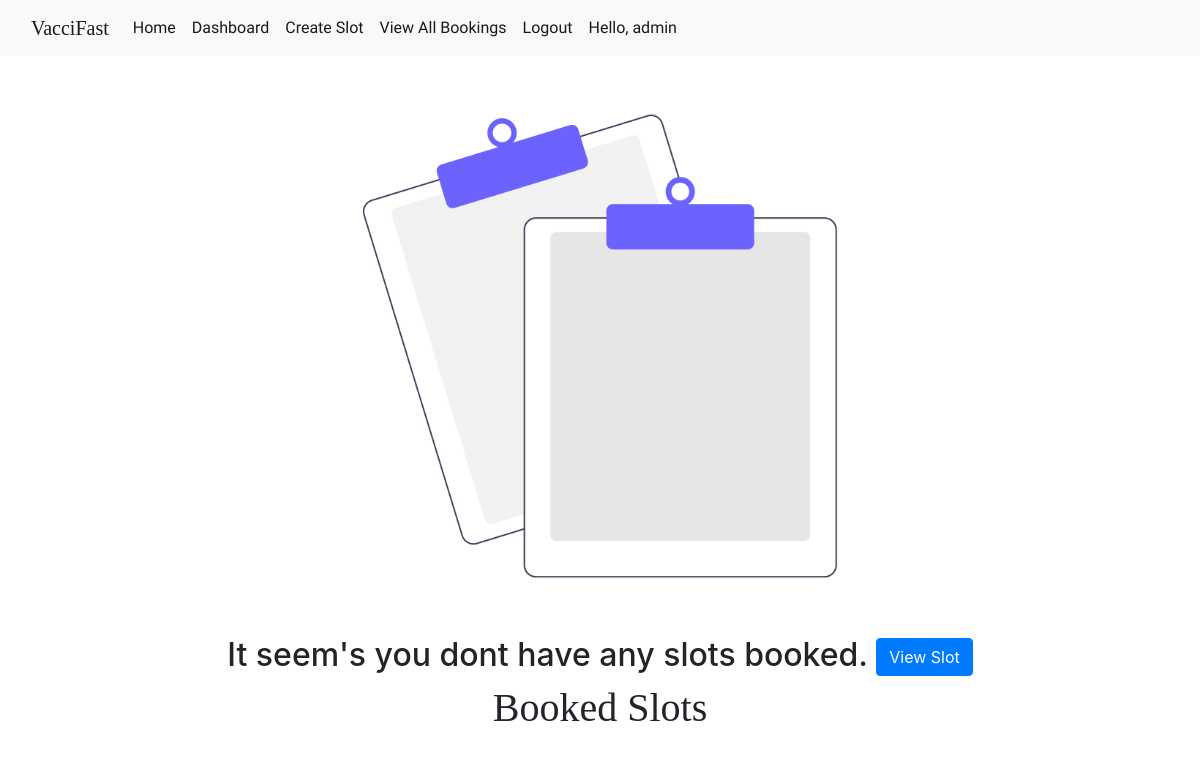
The page /bookedSlot (signed in) on the database as committed earlier.
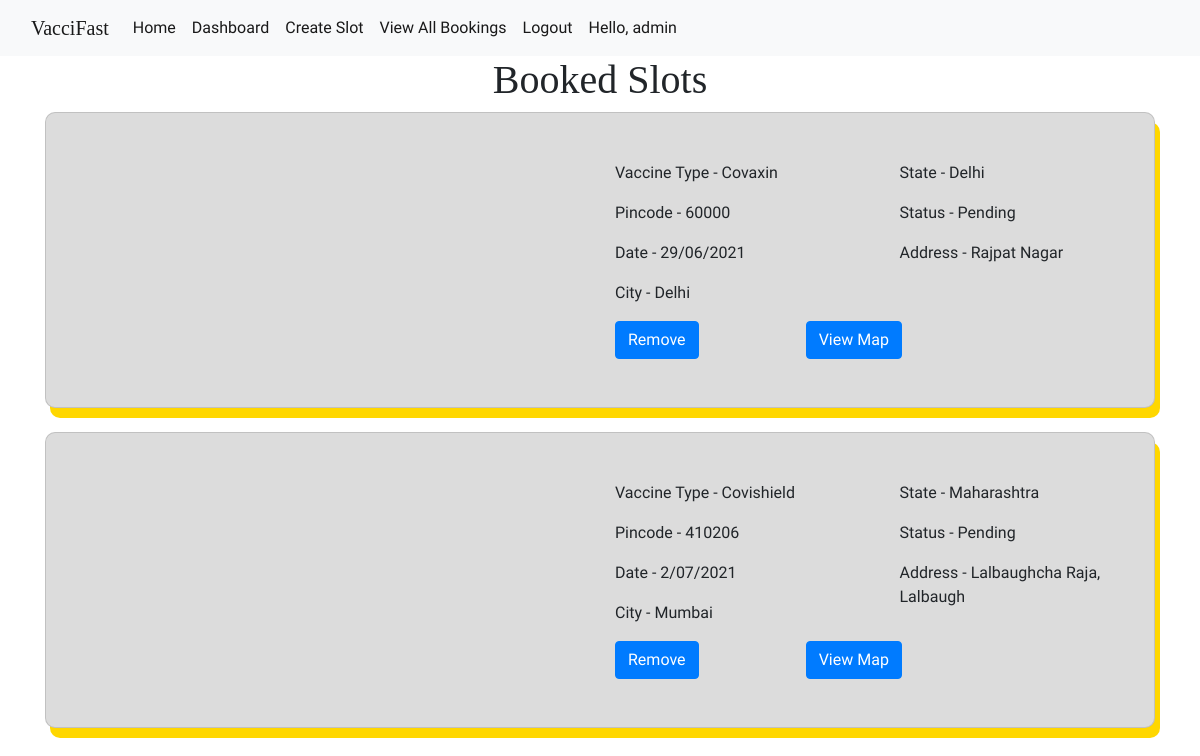
The same page on the database as committed later.
### vacciapp/models.py (models this page shows, shortened)
class Booking(models.Model):
    user = models.ForeignKey(User,on_delete=models.CASCADE)
    customer = models.ForeignKey(Customer, null=True, on_delete=models.SET_NULL)
    slot = models.ForeignKey(Slot, null=True, on_delete=models.SET_NULL)
    date_booked = models.DateTimeField(auto_now_add=True,null=True)

class Slot(models.Model):
    vtype = models.CharField(max_length=200,null=True)
    date = models.CharField(max_length=200,null=True)
    address = models.CharField(max_length=200,null=True)
    city = models.CharField(max_length=200,null=True)
    state = models.CharField(max_length=200,null=True)
    pincode = models.CharField(max_length=200,null=True)
    addMap = models.CharField(max_length=200,null=True)
    date_created = models.DateTimeField(auto_now_add=True,null=True)
    count = models.IntegerField(null=True)
    status = models.CharField(max_length=200,null=True,choices=STATUS,default="Pending")

### vacciapp/views.py (the view)
# urls.py: path('bookedSlot',views.bookedSlot,name='bookedSlot'),
@login_required(login_url='login')
def bookedSlot(request):
    bs = Booking.objects.filter(user=request.user)
    try:
        pk_dict =  Booking.objects.filter(user=request.user).values('slot')
        p = pk_dict.values('slot_id')
        pk = p[0]['slot_id']
        address_dict = Slot.objects.values('address').get(pk=pk)
        address = address_dict.get('address')
        city_dict = Slot.objects.values('city').get(pk=pk)
        city = city_dict.get('city')
        state_dict = Slot.objects.values('state').get(pk=pk)
        state = state_dict.get('state')
        al = address.split(" ")
        cl = city.split(" ")
        sl = state.split(" ")
        final = ""
        for a in al:
            final = final + a + "+"
        for c in cl:
            final = final + c + "+"
        for s in sl:
            final = final + s + "+"
        if "," in final:
            st = final.replace(",","")
            st = st + "India"
        else:
            st = final + "India"
        link = "https://www.google.com/maps/embed/v1/place?key=AIzaSyBonEm9k9dZ4T9k6cZHWGzCYGupxNQgwBc&q="+st
        print(link)
    except:
        link = 0
        pass
    context = {
        'bs' : bs,
        'link' : link
    }
    return render(request,'vacciapp/bookedSlot.html',context)

### templates/vacciapp/bookedSlot.html (shortened to what this page needs)
{% extends 'base.html' %}
{% block body %}
{% if link == 0 %}
<center><img src="media/empty.png" style="width:650px;" alt="">
<h2>It seem's you dont have any slots booked. <a class="btn btn-primary" href="{% url 'viewSlot' %}"> View Slot</a> </h2></center>
{% endif %}
<center><h1  style="font-family: 'Vollkorn', serif;" >Booked Slots</h1></center>
  {% for b in bs %}
<div class="container">
  <div class="card" style="border-radius: 10px;background-color:gainsboro;box-shadow: 5px 10px gold;">
    <div class="row">
      <div class="col-md-6">
      <center>
      <br>
      </center>
      </div>
      <div class="col-md-6" style="font-family: 'Domine', serif;">
      <br><br>
        <div class="row">
          <div class="col-md-6">
            <p>Vaccine Type - {{b.slot.vtype}} </p> <p> Pincode - {{b.slot.pincode}}</p>
            <p>Date - {{b.slot.date}} </p> <p> City - {{b.slot.city}} </p>
          </div>
          <div class="col-md-6">
            <p>State - {{b.slot.state}} </p> <p>Status - {{b.slot.status}}</p>
            <p>Address - {{b.slot.address}}</p>
          </div>
        </div>
      <a class="btn btn-primary" href="{% url 'deleteBooking' b.id %}">Remove</a>
      <button class="btn btn-primary" type="button" data-bs-toggle="offcanvas" data-bs-target="#offcanvasBottom"
        aria-controls="offcanvasBottom">View Map</button>
      <br><br>
    </div>
  </div>
 <br>
</div>
</div>
<br>
{% endfor %}
{% endblock body %}

Rows that differ between the two databases and show on the page:
added Booking: slot.vtype "Covaxin", slot.pincode "60000", slot "29/06/2021", slot.city "Delhi", slot.state "Delhi", slot.status "Pending", slot.address "Rajpat Nagar"
added Booking: slot.vtype "Covishield", slot.pincode "410206", slot "2/07/2021", slot.city "Mumbai", slot.state "Maharashtra", slot.status "Pending", slot.address "Lalbaughcha Raja, Lalbaugh"
Other text that changed with them:
text no longer shown: "It seem's you dont have any slots booked. View Slot"
